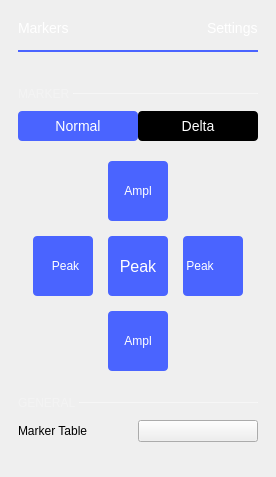
             <widget class="QWidget" name="markerSettings">
              <layout class="QVBoxLayout" name="verticalLayout_8">
               <property name="spacing">
                <number>0</number>
               </property>
               <property name="leftMargin">
                <number>18</number>
               </property>
               <property name="topMargin">
                <number>20</number>
               </property>
               <property name="rightMargin">
                <number>18</number>
               </property>
               <property name="bottomMargin">
                <number>0</number>
               </property>
               <item>
                <layout class="QHBoxLayout" name="hLayout_markers_title">
                 <property name="bottomMargin">
                  <number>14</number>
                 </property>
                 <item>
                  <widget class="QLabel" name="label_4">
                   <property name="styleSheet">
                    <string notr="true"> color: white;
    font-size: 14px;
    font-weight: normal;</string>
                   </property>
                   <property name="text">
                    <string>Markers</string>
                   </property>
                  </widget>
                 </item>
                 <item>
                  <spacer name="horizontalSpacer_8">
                   <property name="orientation">
                    <enum>Qt::Horizontal</enum>
                   </property>
                   <property name="sizeHint" stdset="0">
                    <size>
                     <width>0</width>
                     <height>10</height>
                    </size>
                   </property>
                  </spacer>
                 </item>
                 <item>
                  <widget class="QLabel" name="labelMarkerSettingsTitle">
                   <property name="styleSheet">
                    <string notr="true"> color: white;
    font-size: 14px;
    font-weight: normal;</string>
                   </property>
                   <property name="text">
                    <string>Settings</string>
                   </property>
                  </widget>
                 </item>
                </layout>
               </item>
               <item>
                <widget class="Line" name="lineMarkerSettingsTitle">
                 <property name="minimumSize">
                  <size>
                   <width>240</width>
                   <height>2</height>
                  </size>
                 </property>
                 <property name="maximumSize">
                  <size>
                   <width>16777215</width>
                   <height>2</height>
                  </size>
                 </property>
                 <property name="styleSheet">
                  <string notr="true">border: 2px solid rgb(74, 100, 255);</string>
                 </property>
                 <property name="orientation">
                  <enum>Qt::Horizontal</enum>
                 </property>
                </widget>
               </item>
               <item>
                <layout class="QHBoxLayout" name="hLayout_marker_selector">
                 <property name="spacing">
                  <number>0</number>
                 </property>
                 <property name="topMargin">
                  <number>10</number>
                 </property>
                </layout>
               </item>
               <item>
                <layout class="QHBoxLayout" name="horizontalLayout_4">
                 <property name="spacing">
                  <number>0</number>
                 </property>
                 <property name="topMargin">
                  <number>25</number>
                 </property>
                 <property name="rightMargin">
                  <number>0</number>
                 </property>
                 <property name="bottomMargin">
                  <number>10</number>
                 </property>
                 <item>
                  <widget class="QLabel" name="label_5">
                   <property name="sizePolicy">
                    <sizepolicy hsizetype="Minimum" vsizetype="Minimum">
                     <horstretch>0</horstretch>
                     <verstretch>0</verstretch>
                    </sizepolicy>
                   </property>
                   <property name="styleSheet">
                    <string notr="true">QLabel {
        font-size: 12px;
        color: rgba(255, 255, 255, 70)
    }</string>
                   </property>
                   <property name="text">
                    <string>MARKER </string>
                   </property>
                  </widget>
                 </item>
                 <item>
                  <widget class="Line" name="line">
                   <property name="sizePolicy">
                    <sizepolicy hsizetype="Expanding" vsizetype="Minimum">
                     <horstretch>0</horstretch>
                     <verstretch>0</verstretch>
                    </sizepolicy>
                   </property>
                   <property name="minimumSize">
                    <size>
                     <width>0</width>
                     <height>1</height>
                    </size>
                   </property>
                   <property name="maximumSize">
                    <size>
                     <width>16777215</width>
                     <height>1</height>
                    </size>
                   </property>
                   <property name="styleSheet">
                    <string notr="true">border: 1px solid rgba(255, 255, 255, 70);</string>
                   </property>
                   <property name="orientation">
                    <enum>Qt::Horizontal</enum>
                   </property>
                  </widget>
                 </item>
                </layout>
               </item>
               <item>
                <layout class="QGridLayout" name="gridLayout_3">
                 <property name="topMargin">
                  <number>0</number>
                 </property>
                 <property name="bottomMargin">
                  <number>0</number>
                 </property>
                 <property name="horizontalSpacing">
                  <number>0</number>
                 </property>
                 <property name="verticalSpacing">
                  <number>15</number>
                 </property>
                 <item row="0" column="0">
                  <widget class="QPushButton" name="pushButton_3">
                   <property name="styleSheet">
                    <string notr="true">QPushButton {
color: white;
background-color: #4A64FF;

font-size:14px;
height: 30px;
width: 120px;
border-width: 0px;
border-radius: 4px;
}
QPushButton:disabled {
background-color: grey;
}
QPushButton:pressed {
background-color: #F45000;
}

QPushButton:hover
{
         background-color: #4a34ff;
}</string>
                   </property>
                   <property name="text">
                    <string>Normal</string>
                   </property>
                  </widget>
                 </item>
                 <item row="0" column="1">
                  <widget class="QPushButton" name="pushButton_4">
                   <property name="styleSheet">
                    <string notr="true">QPushButton {
color: white;
background-color: black;

font-size:14px;
height: 30px;
width: 120px;
border-width: 0px;
border-radius: 4px;
}
QPushButton:disabled {
background-color: grey;
}
QPushButton:pressed {
background-color: #F45000;
}

QPushButton:hover
{
         background-color: #4a34ff;
}</string>
                   </property>
                   <property name="text">
                    <string>Delta</string>
                   </property>
                  </widget>
                 </item>
                </layout>
               </item>
               <item>
                <layout class="QVBoxLayout" name="markerFreqPosLayout"/>
               </item>
               <item>
                <layout class="QHBoxLayout" name="horizontalLayout_10">
                 <property name="spacing">
                  <number>0</number>
                 </property>
                 <property name="leftMargin">
                  <number>0</number>
                 </property>
                 <property name="topMargin">
                  <number>0</number>
                 </property>
                 <property name="rightMargin">
                  <number>0</number>
                 </property>
                 <item>
                  <spacer name="horizontalSpacer_3">
                   <property name="orientation">
                    <enum>Qt::Horizontal</enum>
                   </property>
                   <property name="sizeHint" stdset="0">
                    <size>
                     <width>2</width>
                     <height>20</height>
                    </size>
                   </property>
                  </spacer>
                 </item>
                 <item>
                  <layout class="QGridLayout" name="gridLayout_2">
                   <property name="topMargin">
                    <number>20</number>
                   </property>
                   <property name="bottomMargin">
                    <number>0</number>
                   </property>
                   <property name="spacing">
                    <number>15</number>
                   </property>
                   <item row="1" column="2">
                    <widget class="QPushButton" name="btnRightPeak">
                     <property name="sizePolicy">
                      <sizepolicy hsizetype="Fixed" vsizetype="Fixed">
                       <horstretch>0</horstretch>
                       <verstretch>0</verstretch>
                      </sizepolicy>
                     </property>
                     <property name="layoutDirection">
                      <enum>Qt::RightToLeft</enum>
                     </property>
                     <property name="styleSheet">
                      <string notr="true">QPushButton {
color: white;
background-color: #4A64FF;
height: 60px;
width: 55px;
border-radius: 4px;
padding-left: 5px;

text-align: left;
}
QPushButton:disabled {
background-color: grey;
}
QPushButton:pressed {
background-color: #F45000;
}
QPushButton:hover
{
         background-color: #4a34ff;
}</string>
                     </property>
                     <property name="text">
                      <string> Peak</string>
                     </property>
                     <property name="icon">
                      <iconset resource="../resources/resources.qrc">
                       <normaloff>:/icons/ic arrow right.svg</normaloff>:/icons/ic arrow right.svg</iconset>
                     </property>
                     <property name="iconSize">
                      <size>
                       <width>12</width>
                       <height>12</height>
                      </size>
                     </property>
                    </widget>
                   </item>
                   <item row="1" column="0">
                    <widget class="QPushButton" name="btnLeftPeak">
                     <property name="sizePolicy">
                      <sizepolicy hsizetype="Fixed" vsizetype="Fixed">
                       <horstretch>0</horstretch>
                       <verstretch>0</verstretch>
                      </sizepolicy>
                     </property>
                     <property name="styleSheet">
                      <string notr="true">QPushButton {
color: white;
background-color: #4A64FF;
height: 60px;
width: 55px;
border-radius: 4px;

padding-left: 5px;
}

QPushButton:disabled {
background-color: grey;
}
QPushButton:pressed {
background-color: #F45000;
}


QPushButton:hover
{
         background-color: #4a34ff;
}</string>
                     </property>
                     <property name="text">
                      <string>Peak</string>
                     </property>
                     <property name="icon">
                      <iconset resource="../resources/resources.qrc">
                       <normaloff>:/icons/ic arrow left.svg</normaloff>:/icons/ic arrow left.svg</iconset>
                     </property>
                     <property name="iconSize">
                      <size>
                       <width>12</width>
                       <height>12</height>
                      </size>
                     </property>
                    </widget>
                   </item>
                   <item row="0" column="1">
                    <widget class="QPushButton" name="btnUpAmplPeak">
                     <property name="sizePolicy">
                      <sizepolicy hsizetype="Fixed" vsizetype="Fixed">
                       <horstretch>0</horstretch>
                       <verstretch>0</verstretch>
                      </sizepolicy>
                     </property>
                     <property name="styleSheet">
                      <string notr="true">QPushButton {
color: white;
background-color: #4A64FF;
height: 60px;
width: 60px;
border-radius: 4px;
}
QPushButton:disabled {
background-color: grey;
}
QPushButton:pressed {
background-color: #F45000;
}

QPushButton:hover
{
         background-color: #4a34ff;
}</string>
                     </property>
                     <property name="text">
                      <string>Ampl</string>
                     </property>
                     <property name="icon">
                      <iconset resource="../resources/resources.qrc">
                       <normaloff>:/icons/ic arrow up.svg</normaloff>:/icons/ic arrow up.svg</iconset>
                     </property>
                     <property name="iconSize">
                      <size>
                       <width>12</width>
                       <height>12</height>
                      </size>
                     </property>
                    </widget>
                   </item>
                   <item row="2" column="1">
                    <widget class="QPushButton" name="btnDnAmplPeak">
                     <property name="sizePolicy">
                      <sizepolicy hsizetype="Fixed" vsizetype="Fixed">
                       <horstretch>0</horstretch>
                       <verstretch>0</verstretch>
                      </sizepolicy>
                     </property>
                     <property name="styleSheet">
                      <string notr="true">QPushButton {
color: white;
background-color: #4A64FF;
height: 60px;
width: 60px;
border-radius: 4px;
}
QPushButton:disabled {
background-color: grey;
}
QPushButton:pressed {
background-color: #F45000;
}

QPushButton:hover
{
         background-color: #4a34ff;
}</string>
                     </property>
                     <property name="text">
                      <string>Ampl</string>
                     </property>
                     <property name="icon">
                      <iconset resource="../resources/resources.qrc">
                       <normaloff>:/icons/ic arrow down.svg</normaloff>:/icons/ic arrow down.svg</iconset>
                     </property>
                     <property name="iconSize">
                      <size>
                       <width>12</width>
                       <height>12</height>
                      </size>
                     </property>
                    </widget>
                   </item>
                   <item row="1" column="1">
                    <widget class="QPushButton" name="btnMaxPeak">
                     <property name="sizePolicy">
                      <sizepolicy hsizetype="Fixed" vsizetype="Fixed">
                       <horstretch>0</horstretch>
                       <verstretch>0</verstretch>
                      </sizepolicy>
                     </property>
                     <property name="styleSheet">
                      <string notr="true">QPushButton {
color: white;
background-color: #4A64FF;

font-size:16px;
height: 60px;
width: 60px;
border-radius: 4px;
border-width: 0px;
}

QPushButton:disabled {
background-color: grey;
}
QPushButton:pressed {
background-color: #F45000;
}

QPushButton:hover
{
         background-color: #4a34ff;
}</string>
                     </property>
                     <property name="text">
                      <string>Peak</string>
                     </property>
                    </widget>
                   </item>
                  </layout>
                 </item>
                 <item>
                  <spacer name="horizontalSpacer_10">
                   <property name="orientation">
                    <enum>Qt::Horizontal</enum>
                   </property>
                   <property name="sizeHint" stdset="0">
                    <size>
                     <width>2</width>
                     <height>20</height>
                    </size>
                   </property>
                  </spacer>
                 </item>
                </layout>
               </item>
               <item>
                <layout class="QHBoxLayout" name="horizontalLayout_2">
                 <property name="spacing">
                  <number>0</number>
                 </property>
                 <property name="topMargin">
                  <number>25</number>
                 </property>
                 <property name="bottomMargin">
                  <number>10</number>
                 </property>
                 <item>
                  <widget class="QLabel" name="label_6">
                   <property name="sizePolicy">
                    <sizepolicy hsizetype="Fixed" vsizetype="Preferred">
                     <horstretch>0</horstretch>
                     <verstretch>0</verstretch>
                    </sizepolicy>
                   </property>
                   <property name="styleSheet">
                    <string notr="true">QLabel {
        font-size: 12px;
        color: rgba(255, 255, 255, 70)
    }</string>
                   </property>
                   <property name="text">
                    <string>GENERAL </string>
                   </property>
                  </widget>
                 </item>
                 <item>
                  <widget class="Line" name="line_2">
                   <property name="minimumSize">
                    <size>
                     <width>0</width>
                     <height>1</height>
                    </size>
                   </property>
                   <property name="maximumSize">
                    <size>
                     <width>16777215</width>
                     <height>1</height>
                    </size>
                   </property>
                   <property name="styleSheet">
                    <string notr="true">border: 1px solid rgba(255, 255, 255, 70);
</string>
                   </property>
                   <property name="orientation">
                    <enum>Qt::Horizontal</enum>
                   </property>
                  </widget>
                 </item>
                </layout>
               </item>
               <item>
                <layout class="QGridLayout" name="gridLayout_4">
                 <property name="topMargin">
                  <number>0</number>
                 </property>
                 <property name="bottomMargin">
                  <number>0</number>
                 </property>
                 <property name="horizontalSpacing">
                  <number>0</number>
                 </property>
                 <property name="verticalSpacing">
                  <number>10</number>
                 </property>
                 <item row="0" column="0">
                  <widget class="QLabel" name="label_9">
                   <property name="text">
                    <string>Marker Table</string>
                   </property>
                  </widget>
                 </item>
                 <item row="0" column="1">
                  <widget class="adiscope::CustomSwitch" name="btnMarkerTable">
                   <property name="text">
                    <string/>
                   </property>
                  </widget>
                 </item>
                </layout>
               </item>
               <item>
                <spacer name="verticalSpacer_5">
                 <property name="orientation">
                  <enum>Qt::Vertical</enum>
                 </property>
                 <property name="sizeHint" stdset="0">
                  <size>
                   <width>10</width>
                   <height>0</height>
                  </size>
                 </property>
                </spacer>
               </item>
               <item>
                <spacer name="verticalSpacer_7">
                 <property name="orientation">
                  <enum>Qt::Vertical</enum>
                 </property>
                 <property name="sizeType">
                  <enum>QSizePolicy::Fixed</enum>
                 </property>
                 <property name="sizeHint" stdset="0">
                  <size>
                   <width>0</width>
                   <height>20</height>
                  </size>
                 </property>
                </spacer>
               </item>
               <item>
                <spacer name="verticalSpacer_8">
                 <property name="orientation">
                  <enum>Qt::Vertical</enum>
                 </property>
                 <property name="sizeType">
                  <enum>QSizePolicy::Fixed</enum>
                 </property>
                 <property name="sizeHint" stdset="0">
                  <size>
                   <width>0</width>
                   <height>15</height>
                  </size>
                 </property>
                </spacer>
               </item>
              </layout>
             </widget>
